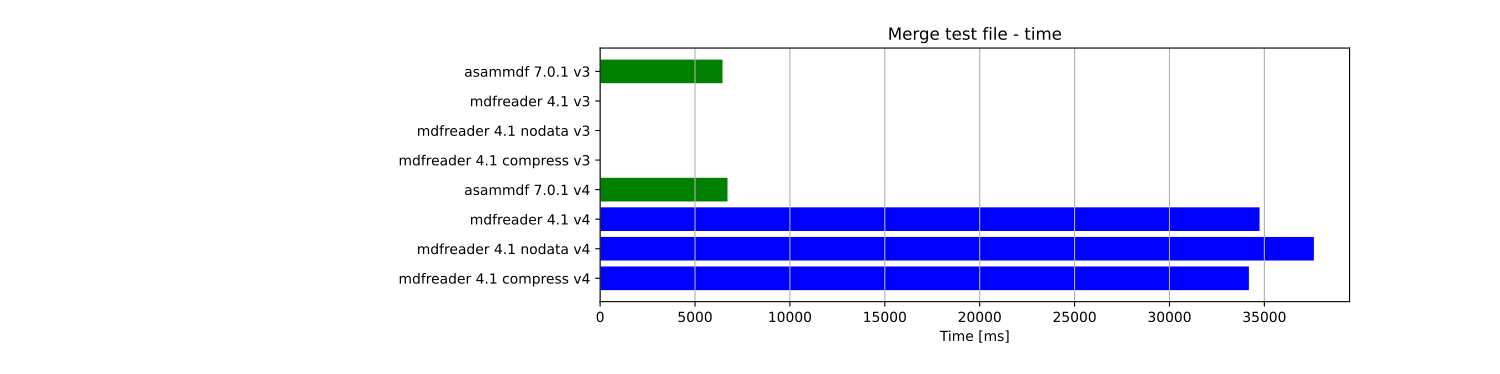

The Python source for this figure:
import matplotlib.pyplot as plt
import numpy as np

res = '../benchmarks/results/x64_asammdf_7.0.1_mdfreader_4.1.rst'
topic = 'Merge'
aspect = 'time'
for_doc = True

with open(res, 'r') as f:
    lines = f.readlines()

platform = 'x86' if '32 bit' in lines[2] else 'x64'

idx = [i for i, line in enumerate(lines) if line.startswith('==')]

table_spans = {'open': [idx[1] + 1, idx[2]],
               'save': [idx[4] + 1, idx[5]],
               'get': [idx[7] + 1, idx[8]],
               'convert' : [idx[10] + 1, idx[11]],
               'merge' : [idx[13] + 1, idx[14]]}


start, stop = table_spans[topic.lower()]

cat = [l[:50].strip(' \t\n\r\0*') for l in lines[start: stop]]
time = np.array([int(l[50:61].strip(' \t\n\r\0*')) for l in lines[start: stop]])
ram = np.array([int(l[61:].strip(' \t\n\r\0*')) for l in lines[start: stop]])

if aspect == 'ram':
    arr = ram
else:
    arr = time

y_pos = list(range(len(cat)))

fig, ax = plt.subplots()
fig.set_size_inches(15, 3.8 / 12 * len(cat) + 1.2)

asam_pos = [i for i, c in enumerate(cat) if c.startswith('asam')]
mdfreader_pos = [i for i, c in enumerate(cat) if c.startswith('mdfreader')]

ax.barh(asam_pos, arr[asam_pos], color='green', ecolor='green')
ax.barh(mdfreader_pos, arr[mdfreader_pos], color='blue', ecolor='black')
ax.set_yticks(y_pos)
ax.set_yticklabels(cat)
ax.invert_yaxis()  # labels read top-to-bottom
ax.set_xlabel('Time [ms]' if aspect == 'time' else 'RAM [MB]')
if topic == 'Get':
    ax.set_title('Get all channels (36424 calls) - {}'.format('time' if aspect == 'time' else 'ram usage'))
else:
    ax.set_title('{} test file - {}'.format(topic, 'time' if aspect == 'time' else 'ram usage'))
ax.xaxis.grid()

fig.subplots_adjust(bottom=0.72/fig.get_figheight(), top=1-0.48/fig.get_figheight(), left=0.4, right=0.9)

if aspect == 'time':
    if topic == 'Get':
        name = '{}_get_all_channels.png'.format(platform)
    else:
        name = '{}_{}.png'.format(platform, topic.lower())
else:
    if topic == 'Get':
        name = '{}_get_all_channels_ram_usage.png'.format(platform)
    else:
        name = '{}_{}_ram_usage.png'.format(platform, topic.lower())

plt.show()
